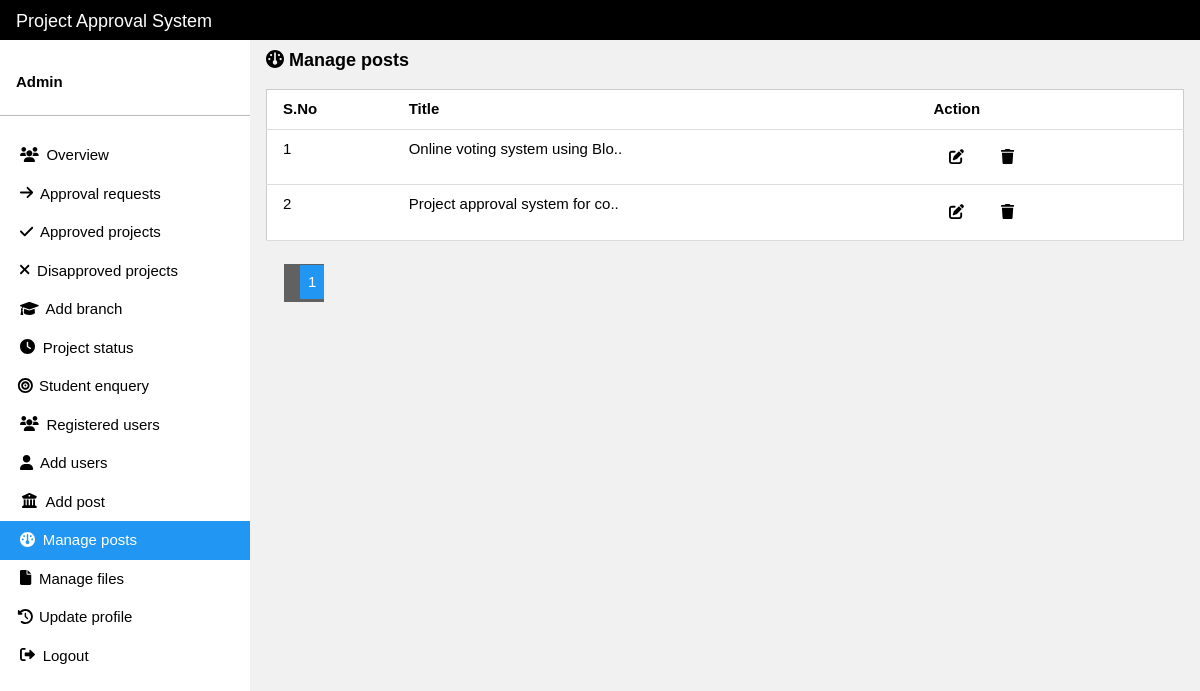
Page /admin/manage-post.php (signed in) on the committed database.
### tables this page shows
CREATE TABLE `post` (
  `post_id` int(11) NOT NULL,
  `post_title` varchar(700) NOT NULL,
  `post_desc` text NOT NULL,
  `post_metatitle` varchar(600) NOT NULL,
  `post_keyword` varchar(500) NOT NULL,
  `post_metadesc` text NOT NULL,
  `post_slug` varchar(700) NOT NULL
);

### admin/manage-post.php (the view, shortened to what this page needs)
<?php
include("includes/header.php");
include '../config.php';
$limit = 5;
if(isset($_REQUEST['page'])){
  $page = $_REQUEST['page'];
}else{
  $page = 1;
}
$offset = ($page - 1) * $limit;
?>
<header class="w3-container" style="padding-top:10px">
    <h5><b><i class="fa fa-dashboard"></i> Manage posts</b></h5>
</header>
<div class="w3-container">
  <table class="w3-table w3-bordered w3-border w3-white mt-2">
    <thead>
      <tr>
          <th>S.No</th>
          <th>Title</th>
          <th>Action</th>
      </tr>
    </thead>
    <tbody>
    <?php
      $sql6 = "SELECT * FROM post ORDER BY post_id DESC LIMIT ?, ?";
      $result6 = $conn->prepare($sql6);
      $result6->execute(array($offset, $limit));
      if($result6->rowCount() > 0){
        $num = 1;
        while($row6 = $result6->fetch(PDO::FETCH_ASSOC)){
    ?>
    <tr><td><?php echo $num; ?></td>
      <td><?php echo substr($row6['post_title'], 0 ,30).'..'; ?></td>
      <td><a href="add-post-manage.php?post_id=<?php echo $row6['post_id']; ?>" class="w3-btn"><i class="fa-solid fa-edit"></i></a>
      <label for="modalbox" id="modal-label<?php echo $row6['post_id']; ?>" class="w3-btn"><i class="fa-solid fa-trash"></i></label>
            </td>
    </tr>
<?php $num++; }}else{ echo '<tr><td><h5>No posts</h5></td></tr>'; } ?>
    </tbody>
    </table>
            </div>
            <br>
<div class="w3-row pagination">
  <?php
    $sql2 = "SELECT post_id FROM post";
    $result2 = $conn->prepare($sql2);
    $result2->execute();
    if($result2->rowCount()){
      $total_records = $result2->rowCount();
      $total_pages = ceil($total_records/$limit);
      echo '<ul>';
      for($i = 1; $i <= $total_pages; $i++){
        if($i == $page){
          $active = 'w3-dark-grey';
        }else{
          $active = '';
        }
        echo '<li class="w3-button w3-grey mx-1 '.$active.'"><a href="manage-post.php?page='.$i.'" class="w3-blue" style="padding:100%;">'.$i.'</a></li>';
      }
      echo '</ul>';
    }
  ?>
</div>
<?php include 'includes/footer.php'; ?>

### css/w3css.css (style rules this page uses)
html { box-sizing:border-box }
*,*:before,*:after { box-sizing:inherit }
html { -ms-text-size-adjust:100%;-webkit-text-size-adjust:100% }
body { margin:0 }
article,aside,details,figcaption,figure,footer,header,main,menu,nav,section { display:block }
a { background-color:transparent }
b,strong { font-weight:bolder }
html,body { font-family:Verdana,sans-serif;font-size:15px;line-height:1.5 }
html { overflow-x:hidden }
h5 { font-size:18px }
h1,h2,h3,h4,h5,h6 { font-family:"Segoe UI",Arial,sans-serif;font-weight:400;margin:10px 0 }
a { color:inherit }
.w3-table,.w3-table-all { border-collapse:collapse;border-spacing:0;width:100%;display:table }
.w3-bordered tr,.w3-table-all tr { border-bottom:1px solid #ddd }
.w3-table td,.w3-table th,.w3-table-all td,.w3-table-all th { padding:8px 8px;display:table-cell;text-align:left;vertical-align:top }
.w3-table th:first-child,.w3-table td:first-child,.w3-table-all th:first-child,.w3-table-all td:first-child { padding-left:16px }
.w3-btn,.w3-button { border:none;display:inline-block;padding:8px 16px;vertical-align:middle;overflow:hidden;text-decoration:none;color:inherit;background-color:inherit;text-align:center;cursor:pointer;white-space:nowrap }
.w3-btn,.w3-button { -webkit-touch-callout:none;-webkit-user-select:none;-khtml-user-select:none;-moz-user-select:none;-ms-user-select:none;user-select:none }
.w3-container:after,.w3-container:before,.w3-panel:after,.w3-panel:before,.w3-row:after,.w3-row:before,.w3-row-padding:after,.w3-row-padding:before, .w3-cell-row:before,.w3-cell-row:after,.w3-clear:after,.w3-clear:before,.w3-bar:before,.w3-bar:after { content:"";display:table;clear:both }
.w3-container,.w3-panel { padding:0.01em 16px }
.w3-border { border:1px solid #ccc!important }
.w3-blue,.w3-hover-blue:hover { color:#fff!important;background-color:#2196F3!important }
.w3-white,.w3-hover-white:hover { color:#000!important;background-color:#fff!important }
.w3-grey,.w3-hover-grey:hover,.w3-gray,.w3-hover-gray:hover { color:#000!important;background-color:#9e9e9e!important }
.w3-light-grey,.w3-hover-light-grey:hover,.w3-light-gray,.w3-hover-light-gray:hover { color:#000!important;background-color:#f1f1f1!important }
.w3-dark-grey,.w3-hover-dark-grey:hover,.w3-dark-gray,.w3-hover-dark-gray:hover { color:#fff!important;background-color:#616161!important }

### css/style.css (style rules this page uses)
body { background-color:antiquewhite; }
.pagination li a { text-decoration: none !important; }
html,body,h1,h2,h3,h4,h5 { font-family: "Raleway", sans-serif }

### rows in the picture
post: post_title "Online voting system using Blo"
post: post_title "Project approval system for co"
